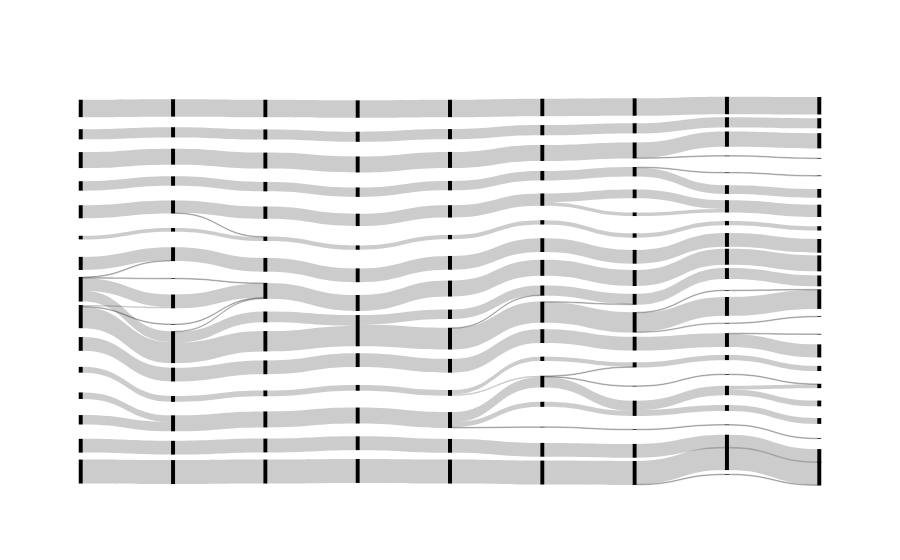

Source (notebook cell):
### Code cell
# plot Sankey
fig = sankey_8.plot_sankey(pad=8,thickness=4)
fig.write_image(f"figures/sankey_forward_omics_7_v2.svg")

### Figure 1 — Plotly figure (JSON) as saved in the notebook; plotly's stock layout.template omitted (floating-point values rounded to 4 significant figures; data arrays with more than 128 entries replaced by an {"elided": "..."} marker saying what was removed)
{"data": [{"link": {"source": {"elided": "158 int values"}, "target": {"elided": "158 int values"}, "value": {"elided": "158 int values"}}, "node": {"line": {"color": "black", "width": 0}, "pad": 8, "thickness": 4, "x": {"elided": "155 float values"}, "y": {"elided": "155 float values"}}, "type": "sankey"}], "layout": {"autosize": true}}
